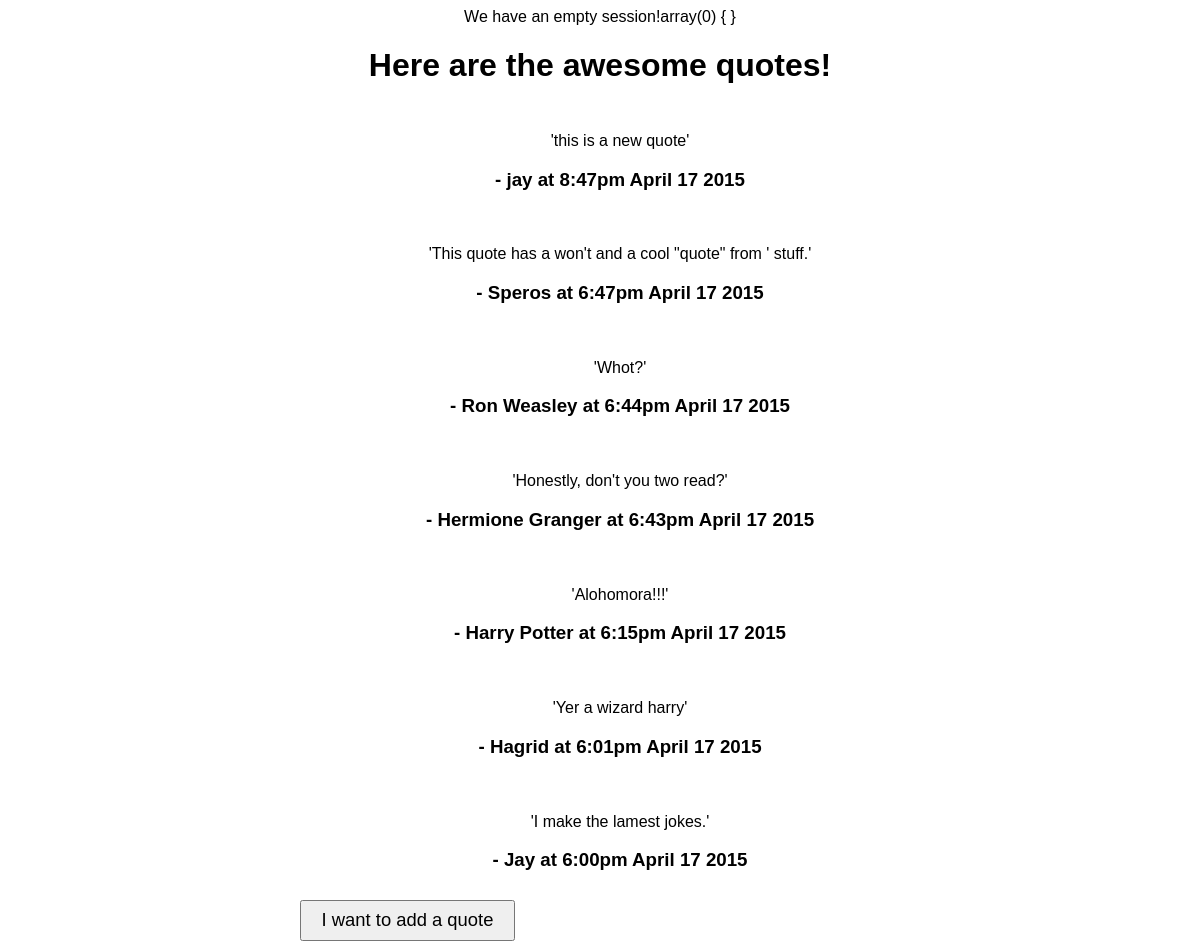
Screenshot of /main.php with the database file from the repository.
### tables this page shows
CREATE TABLE `quotes` (
  `id` int(11) NOT NULL AUTO_INCREMENT,
  `name` varchar(45) NOT NULL,
  `quote` varchar(255) NOT NULL,
  `created_at` datetime NOT NULL,
  `updated_at` datetime NOT NULL,
  PRIMARY KEY (`id`)
);

### connection.php (called while the page is built, shortened)
<?php
$connection = new mysqli(DB_HOST, DB_USER, DB_PASS, DB_DATABASE);
function fetch_all($query)
{
	$data = array();
	global $connection;
	$result = $connection->query($query);
	while($row = mysqli_fetch_assoc($result))
	{
		$data[] = $row;
	}
	return $data;
}
?>

### main.php (the view, shortened to what this page needs)
<?php
if (!empty($_SESSION)) {
echo 'VAR DUMP for troubleshooting: ';
var_dump($_SESSION);
} else {
var_dump($_SESSION);
}
?>
<!DOCTYPE html>
<html lang="en">
<head>
	<link rel="stylesheet" href="style.css">
</head>
<body>
	<h1>Here are the awesome quotes!</h1>
	<?php
		require_once('connection.php');
		$query = "SELECT *
		          FROM quotes
		          ORDER BY quotes.created_at DESC";
		$results = fetch_all($query);
		foreach($results as $row)
		{
	?>
    <div>
    	<ul>
    		<li>
    		<?php
    			echo "<p>'" . stripslashes ($row['quote']) . "'</p>";
 				$time = strtotime($row['created_at']);
				$created_at= date("g:ia F j Y", $time);
    			echo "<h3>- " . $row['name'] . " at " . $created_at . "</h3>";
    		?>
    		</li>
      	</ul>
    </div>
    <?php
    	}
    ?>
    <form action="index.php" method="post">
		<button type="submit" value="add_quote">I want to add a quote</button>
	</form>
</body>
</html>

### style.css (style rules this page uses)
body { font-family: Helvetica, Arial, sans-serif; text-align: center; }
form { margin: 0 auto; text-align: left; width: 600px; }
button { width: 215px; height: 41px; font-size: 1.15em; }
div { padding: 10px; }
ul li { list-style-type: none; }

### rows the page displays
quotes: quote "this is a new quote", name "jay", created_at "8:47pm April 17 2015"
quotes: quote "This quote has a won't and a cool \"quote\" from ' stuff.", name "Speros", created_at "6:47pm April 17 2015"
quotes: quote "Whot?", name "Ron Weasley", created_at "6:44pm April 17 2015"
quotes: quote "Honestly, don't you two read?", name "Hermione Granger", created_at "6:43pm April 17 2015"
quotes: quote "Alohomora!!!", name "Harry Potter", created_at "6:15pm April 17 2015"
quotes: quote "Yer a wizard harry", name "Hagrid", created_at "6:01pm April 17 2015"
quotes: quote "I make the lamest jokes.", name "Jay", created_at "6:00pm April 17 2015"
